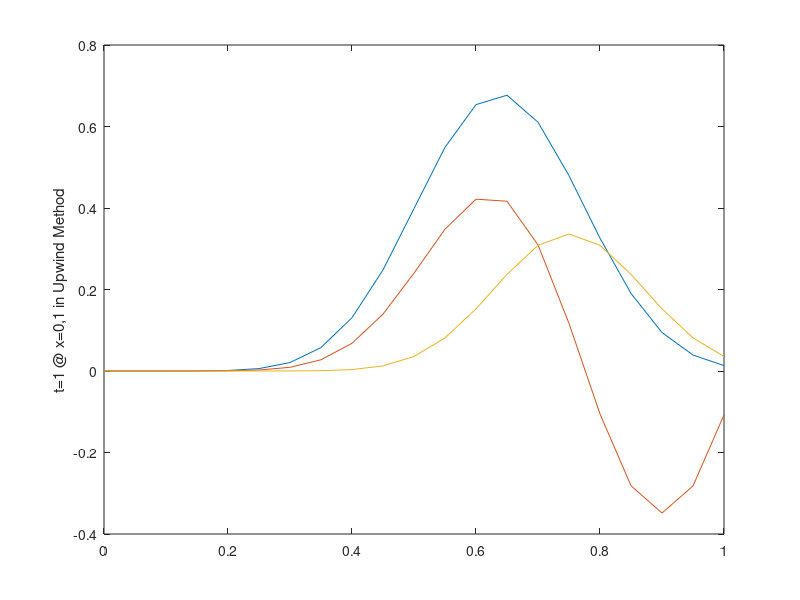

Recreate this plot in MATLAB.
close all
clear
clc
nu=0.5;
h=0.05;
                                              % 1st IC Upwind Method
Allvalues=zeros(21); 
un=zeros(21,1); 
u0=zeros(21,1);
u0(1:5,1)=u0(1:5,1)+1;                        % 1st IC
for j=1:21                                    % Temporal Nodes
for i=2:21                                    % Spatial  Nodes   
un(i,1)=(1-nu)*u0(i,1)  + nu*u0(i-1,1);
end
Allvalues(:,j)=un;
u0=un;
end
disp('  Values at t=1 s  :  ');
disp(un);
x=linspace(0,1,21);
plot(x,un);
hold on
%%
                                              % 2nd IC Upwind Method
for s=1:21
 u0(s,1)=sin(4*pi*(s-1)*h);
end                                           % 2nd IC
for j=1:21                                    % Temporal Nodes
for i=2:21                                    % Spatial  Nodes   
un(i,1)=(1-nu)*u0(i,1)  + nu*u0(i-1,1);
end
Allvalues(:,j)=un;
u0=un;
end
disp('  Values at t=1 s  :  ');
disp(un);
plot(x,un);
hold on
%%
                                              % 3rd IC Upwind Method
u0=zeros(21,1);
u0([5],[1])=1;
u0([6],[1])=1;                                % 3rd IC
for j=1:21                                    % Temporal Nodes
for i=2:21                                    % Spatial  Nodes   
un(i,1)=(1-nu)*u0(i,1)  + nu*u0(i-1,1);
end
Allvalues(:,j)=un;
u0=un;
end
disp('  Values at t=1 s  :  ');
disp(un);
plot(x,un);
ylabel(' t=1 @ x=0,1 in Upwind Method ');